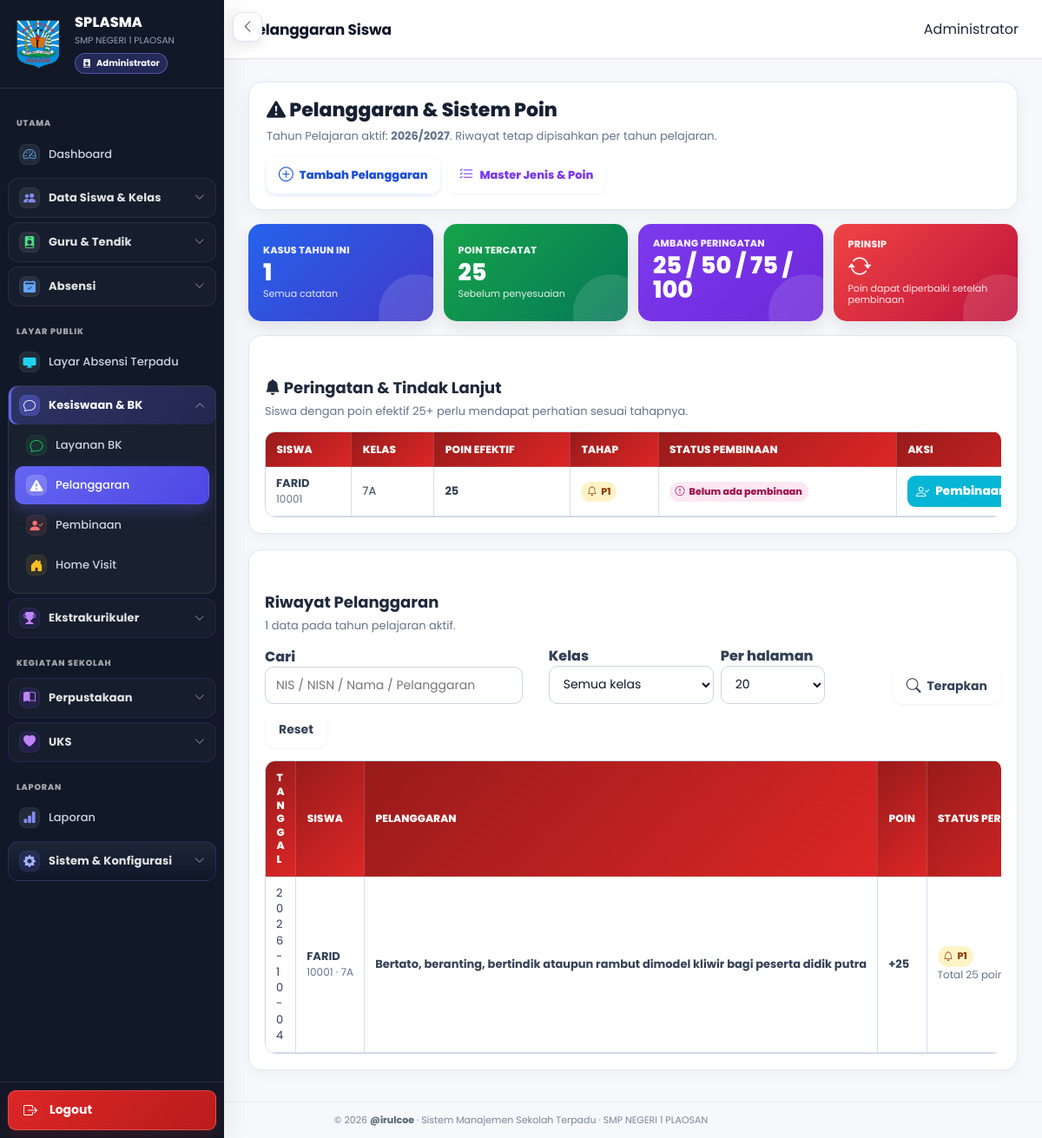
Page /pelanggaran/index.php (signed in) on the committed database.
### tables this page shows
CREATE TABLE `profil_sekolah` (
  `id` bigint(20) UNSIGNED NOT NULL,
  `nama_sekolah` varchar(200) NOT NULL,
  `npsn` varchar(30) DEFAULT NULL,
  `nss` varchar(30) DEFAULT NULL,
  `jenjang` varchar(50) DEFAULT NULL,
  `status_sekolah` varchar(50) DEFAULT NULL,
  `alamat` text DEFAULT NULL,
  `desa` varchar(100) DEFAULT NULL,
  `kecamatan` varchar(100) DEFAULT NULL,
  `kabupaten` varchar(100) DEFAULT NULL,
  `provinsi` varchar(100) DEFAULT NULL,
  `kode_pos` varchar(10) DEFAULT NULL,
  `telepon` varchar(50) DEFAULT NULL,
  `email` varchar(150) DEFAULT NULL,
  `website` varchar(200) DEFAULT NULL,
  `logo` varchar(255) DEFAULT NULL,
  `foto` varchar(255) DEFAULT NULL,
  `nama_kepala` varchar(200) DEFAULT NULL,
  `nip_kepala` varchar(50) DEFAULT NULL,
  `created_at` timestamp NULL DEFAULT current_timestamp(),
  `updated_at` timestamp NULL DEFAULT current_timestamp() ON UPDATE current_timestamp()
);

CREATE TABLE `tahun_pelajaran` (
  `id` bigint(20) UNSIGNED NOT NULL,
  `nama` varchar(20) NOT NULL,
  `aktif` tinyint(1) NOT NULL DEFAULT 0,
  `tanggal_mulai` date DEFAULT NULL,
  `tanggal_selesai` date DEFAULT NULL,
  `created_at` timestamp NULL DEFAULT current_timestamp(),
  `updated_at` timestamp NULL DEFAULT current_timestamp() ON UPDATE current_timestamp()
);

CREATE TABLE `siswa` (
  `id` bigint(20) UNSIGNED NOT NULL,
  `nis` varchar(30) NOT NULL,
  `nisn` varchar(30) DEFAULT NULL,
  `nama` varchar(150) NOT NULL,
  `jk` enum('L','P') DEFAULT NULL,
  `no_hp` varchar(30) DEFAULT NULL,
  `kode_qr` varchar(50) NOT NULL,
  `status` enum('aktif','lulus','pindah','keluar','nonaktif') NOT NULL DEFAULT 'aktif',
  `created_at` timestamp NULL DEFAULT current_timestamp(),
  `updated_at` timestamp NULL DEFAULT current_timestamp() ON UPDATE current_timestamp()
);

CREATE TABLE `pelanggaran_siswa` (
  `id` bigint(20) UNSIGNED NOT NULL,
  `siswa_id` bigint(20) UNSIGNED NOT NULL,
  `tahun_pelajaran_id` bigint(20) UNSIGNED DEFAULT NULL,
  `jenis_pelanggaran_id` bigint(20) UNSIGNED NOT NULL,
  `tanggal` date NOT NULL,
  `waktu` time DEFAULT NULL,
  `kronologi` text DEFAULT NULL,
  `poin` int(11) NOT NULL DEFAULT 0,
  `tindakan` text DEFAULT NULL,
  `status` enum('tercatat','ditindaklanjuti','selesai') NOT NULL DEFAULT 'tercatat',
  `petugas_id` bigint(20) UNSIGNED DEFAULT NULL,
  `keterangan` text DEFAULT NULL,
  `created_at` timestamp NULL DEFAULT current_timestamp(),
  `updated_at` timestamp NULL DEFAULT current_timestamp() ON UPDATE current_timestamp()
);

CREATE TABLE `master_kelas` (
  `id` bigint(20) UNSIGNED NOT NULL,
  `nama` varchar(20) NOT NULL,
  `tingkat` tinyint(3) UNSIGNED NOT NULL,
  `urutan` int(11) NOT NULL DEFAULT 0,
  `aktif` tinyint(1) NOT NULL DEFAULT 1,
  `created_at` timestamp NULL DEFAULT current_timestamp(),
  `updated_at` timestamp NULL DEFAULT current_timestamp() ON UPDATE current_timestamp()
);

CREATE TABLE `jenis_pelanggaran` (
  `id` bigint(20) UNSIGNED NOT NULL,
  `kode` varchar(50) NOT NULL,
  `nama` varchar(150) NOT NULL,
  `kategori` varchar(100) DEFAULT NULL,
  `poin` int(11) NOT NULL DEFAULT 0,
  `aktif` tinyint(1) NOT NULL DEFAULT 1,
  `keterangan` text DEFAULT NULL,
  `created_at` timestamp NULL DEFAULT current_timestamp(),
  `updated_at` timestamp NULL DEFAULT current_timestamp() ON UPDATE current_timestamp()
);

### pelanggaran/index.php (the view, shortened to what the rows shown need)
<?php
require_once __DIR__ . '/_helper.php';
$tapel = pelanggaran_active_tapel($pdo);
$tapelId = $tapel ? (int)$tapel['id'] : 0;
$perPage = (int)($_GET['per_page'] ?? 20);
$page=max(1,(int)($_GET['page']??1));
$where=['ps.tahun_pelajaran_id=?'];$params=[$tapelId];
$count=$pdo->prepare("SELECT COUNT(*) FROM pelanggaran_siswa ps JOIN siswa s ON s.id=ps.siswa_id JOIN jenis_pelanggaran jp ON jp.id=ps.jenis_pelanggaran_id WHERE ".implode(' AND ',$where));$count->execute($params);$total=(int)$count->fetchColumn();
$pages=max(1,(int)ceil($total/$perPage));$page=min($page,$pages);$offset=($page-1)*$perPage;
$sql="SELECT ps.*,s.nis,s.nisn,s.nama,jp.kode jp_kode,jp.nama jp_nama,mk.nama kelas,g.nama petugas
FROM pelanggaran_siswa ps JOIN siswa s ON s.id=ps.siswa_id JOIN jenis_pelanggaran jp ON jp.id=ps.jenis_pelanggaran_id
LEFT JOIN guru g ON g.id=ps.petugas_id
LEFT JOIN siswa_kelas sk ON sk.id=(SELECT sk2.id FROM siswa_kelas sk2 WHERE sk2.siswa_id=s.id AND sk2.tahun_pelajaran_id=ps.tahun_pelajaran_id AND sk2.status='aktif' ORDER BY sk2.id DESC LIMIT 1)
LEFT JOIN master_kelas mk ON mk.id=sk.kelas_id
WHERE ".implode(' AND ',$where)." ORDER BY ps.tanggal DESC,ps.id DESC LIMIT $perPage OFFSET $offset";
$st=$pdo->prepare($sql);$st->execute($params);$rows=$st->fetchAll();
$studentTotals=[];
if($rows){$ids=array_values(array_unique(array_map(fn($r)=>(int)$r['siswa_id'],$rows)));$ph=implode(',',array_fill(0,count($ids),'?'));
    $p=$ids;array_unshift($p,$tapelId);$st=$pdo->prepare("SELECT siswa_id,COALESCE(SUM(poin),0) total FROM pelanggaran_siswa WHERE tahun_pelajaran_id=? AND siswa_id IN ($ph) GROUP BY siswa_id");$st->execute($p);foreach($st->fetchAll() as $r)$studentTotals[(int)$r['siswa_id']]=(int)$r['total'];
}
$attentionRows=[];
if($tapelId){
    $sqlAttention="SELECT s.id,s.nis,s.nama,mk.nama kelas,
        COALESCE(v.gross,0)+COALESCE(a.delta,0) poin_efektif,
        CASE WHEN COALESCE(v.gross,0)+COALESCE(a.delta,0)>=100 THEN 'P4' WHEN COALESCE(v.gross,0)+COALESCE(a.delta,0)>=75 THEN 'P3' WHEN COALESCE(v.gross,0)+COALESCE(a.delta,0)>=50 THEN 'P2' WHEN COALESCE(v.gross,0)+COALESCE(a.delta,0)>=25 THEN 'P1' ELSE 'Normal' END tahap,
        (SELECT p.status FROM pembinaan_siswa p WHERE p.siswa_id=s.id AND p.tahun_pelajaran_id=? ORDER BY p.tanggal DESC,p.id DESC LIMIT 1) pb_status
        FROM siswa s
        LEFT JOIN (SELECT siswa_id,tahun_pelajaran_id,SUM(poin) gross FROM pelanggaran_siswa WHERE tahun_pelajaran_id=? GROUP BY siswa_id,tahun_pelajaran_id) v ON v.siswa_id=s.id AND v.tahun_pelajaran_id=?
        LEFT JOIN (SELECT siswa_id,tahun_pelajaran_id,SUM(delta_poin) delta FROM pelanggaran_poin_penyesuaian WHERE tahun_pelajaran_id=? GROUP BY siswa_id,tahun_pelajaran_id) a ON a.siswa_id=s.id AND a.tahun_pelajaran_id=?
        LEFT JOIN siswa_kelas sk ON sk.id=(SELECT sk2.id FROM siswa_kelas sk2 WHERE sk2.siswa_id=s.id AND sk2.tahun_pelajaran_id=? AND sk2.status='aktif' ORDER BY sk2.id DESC LIMIT 1)
        LEFT JOIN master_kelas mk ON mk.id=sk.kelas_id
        WHERE s.status='aktif' AND COALESCE(v.gross,0)+COALESCE(a.delta,0)>=25
        ORDER BY poin_efektif DESC,s.nama ASC LIMIT 20";
    $qA=$pdo->prepare($sqlAttention);$qA->execute([$tapelId,$tapelId,$tapelId,$tapelId,$tapelId,$tapelId]);$attentionRows=$qA->fetchAll();
}
$page_title='Pelanggaran';require_once __DIR__.'/../layouts/header.php';require_once __DIR__.'/../layouts/sidebar.php';
?>
<main class="main"><header class="topbar"><div class="topbar-title">Pelanggaran Siswa</div><div class="topbar-user"><?=e(user_name())?></div></header><section class="content">
<div class="pel-hero"><div style="display:flex;justify-content:space-between;gap:14px;align-items:center;flex-wrap:wrap"><div><h1><i class="bi bi-exclamation-triangle-fill"></i> Pelanggaran & Sistem Poin</h1><p>Tahun Pelajaran aktif: <strong><?=e($tapel['nama']??'Belum tersedia')?></strong>. Riwayat tetap dipisahkan per tahun pelajaran.</p></div></div></div>
<div class="pel-table" style="margin-bottom:18px"><div class="section-title"><div><h2><i class="bi bi-bell-fill"></i> Peringatan & Tindak Lanjut</h2></div></div><?php if(!$attentionRows):?><div class="empty-state">Belum ada siswa yang mencapai ambang peringatan.</div><?php else:?><div class="table-responsive"><table class="data-table"><thead><tr><th>Siswa</th><th>Kelas</th><th>Poin Efektif</th><th>Tahap</th><th>Status Pembinaan</th><th>Aksi</th></tr></thead><tbody><?php foreach($attentionRows as $ar):$ap=pelanggaran_status_poin((int)$ar['poin_efektif']);?><tr><td><strong><?=e($ar['nama'])?></strong><br><span class="muted"><?=e($ar['nis'])?></span></td><td><?=e((string)($ar['kelas']??'Belum ada kelas'))?></td><td><strong><?=number_format((int)$ar['poin_efektif'])?></strong></td><td><span class="warn <?=e('warn-'.$ap['class'])?>"><i class="bi <?=e($ap['icon'])?>"></i> <?=e($ap['label'])?></span></td><td><?= $ar['pb_status'] ? '<span class="muted">'.e(pembinaan_status_label((string)$ar['pb_status'])).'</span>' : '<span class="warn warn-p4"><i class="bi bi-exclamation-circle"></i> Belum ada pembinaan</span>' ?></td><td><a class="btn btn-secondary btn-sm" href="<?=BASE_URL?>pembinaan/index.php?q=<?=urlencode($ar['nama'])?>"><i class="bi bi-person-check"></i> Pembinaan</a></td></tr><?php endforeach;?></tbody></table></div><?php endif;?></div>
<div class="pel-table"><div class="section-title"><div><h2>Riwayat Pelanggaran</h2><p><?=$total?> data pada tahun pelajaran aktif.</p></div></div>
<div class="table-responsive"><table class="data-table"><thead><tr><th>Tanggal</th><th>Siswa</th><th>Pelanggaran</th><th>Poin</th><th>Status Peringatan</th></tr></thead><tbody><?php if(!$rows):?><tr><td colspan="7" class="empty-state">Belum ada catatan pelanggaran pada tahun pelajaran aktif.</td></tr><?php else:foreach($rows as $r):$stP=pelanggaran_status_poin((int)($studentTotals[(int)$r['siswa_id']]??0));?><tr><td><?=e($r['tanggal'])?><br></td><td><strong><?=e($r['nama'])?></strong><br><span class="muted"><?=e($r['nis'])?> · <?=e((string)($r['kelas']??'Belum ada kelas'))?></span></td><td><strong><?=e($r['jp_nama'])?></strong><br></td><td><strong>+<?=number_format((int)$r['poin'])?></strong></td><td><span class="warn warn-<?=$stP['class']?>"><i class="bi <?=$stP['icon']?>"></i> <?=$stP['label']?></span><br><span class="muted">Total <?=number_format((int)($studentTotals[(int)$r['siswa_id']]??0))?> poin</span></td></tr><?php endforeach;endif;?></tbody></table></div>
</div>
</section></main><?php require_once __DIR__.'/../layouts/footer.php'; ?>

### layouts/sidebar.php (shortened to what the rows shown need)
<?php $sidebar_role_class = 'sidebar-role-' . preg_replace('/[^a-z0-9_-]/i', '', (string)user_role()); ?>
<aside id="globalSidebar" class="sidebar <?= e($sidebar_role_class) ?>" aria-label="Navigasi utama">
    <div class="sidebar-brand">
        <?php if (!empty($school_profile['logo'])): ?>
            <img src="<?= e(school_logo_url($pdo)) ?>" alt="Logo Sekolah" class="sidebar-logo">
        <?php endif; ?>
        <div class="sidebar-brand-info">
            <div class="sidebar-brand-title">SPLASMA</div>
            <small><?= e($school_profile['nama_sekolah']) ?></small>
            <div class="sidebar-role-badge">
                <i class="bi bi-person-badge-fill" aria-hidden="true"></i>
                <span><?= e(sidebar_role_label()) ?></span>
            </div>
        </div>
    </div>
</aside>

### rows in the picture
profil_sekolah: logo (picture), nama_sekolah "SMP NEGERI 1 PLAOSAN"
tahun_pelajaran: nama "2026/2027"
siswa: nama "FARID", nis "10001", kelas "7A", poin_efektif "25", label "P1"
pelanggaran_siswa: tanggal "2026-10-04", siswa.nama "FARID", siswa.nis "10001", master_kelas.nama "7A", jenis_pelanggaran.nama "Bertato, beranting, bertindik ataupun rambut dimodel kliwir bagi peserta didik putra", poin "25", siswa "P1", siswa "25"

### other values in the picture
sidebar_role_label() "Administrator"
$label "Dashboard Layar Absensi Terpadu Layanan BK Pelanggaran Pembinaan Home Visit Laporan"
$label "Data Siswa & Kelas Guru & Tendik Absensi Kesiswaan & BK Ekstrakurikuler Perpustakaan UKS Sistem & Konfigurasi"
user_name() "Administrator"
$stats['kasus'] "1"
$stats['poin'] "25"
$total "1"
APP_NAME "Sistem Manajemen Sekolah Terpadu"
NAMA_SEKOLAH "SMP NEGERI 1 PLAOSAN"
form field per_page "20"
